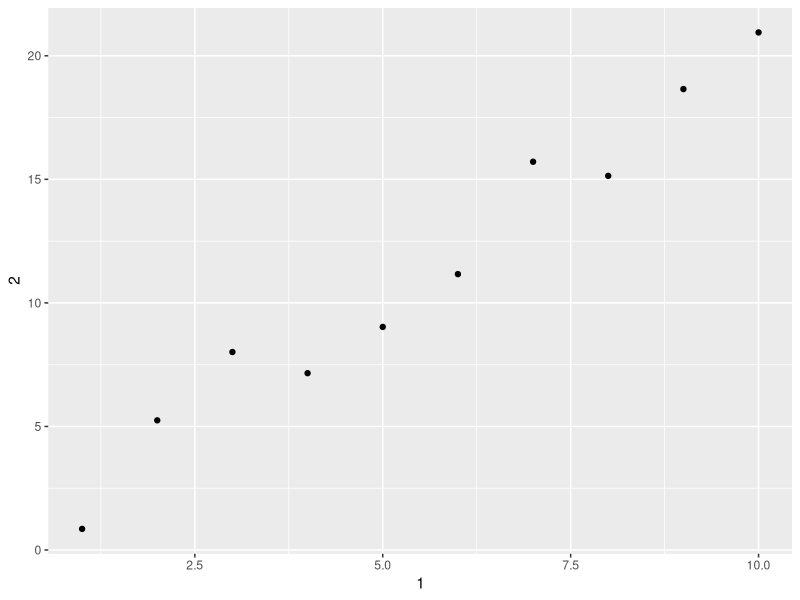

This figure's R source: (Note: this script raises an error after producing the figure.)
## ---- chunk 1
knitr::opts_chunk$set(echo = TRUE)
library(tidyverse)
library(tibble)
annoying <- tibble(
  `1` = 1:10,
  `2` = `1` * 2 + rnorm(length(`1`))
)
annoying$`1`
## ---- chunk 2
knitr::opts_chunk$set(echo = TRUE)
ggplot(annoying,aes(x=`1`,y=`2`)) + geom_point()

annoying<-annoying %>% mutate(`3`=`2`/`1`)
annoying

annoying<-annoying%>%rename(one=`1`,two=`2`,three=`3`)
## ---- chunk 3
knitr::opts_chunk$set(echo = T)
tidyr::who
who1<-who %>% gather(new_sp_m014,newrel_f65,key="key",value="cases",na.rm=T)
who1
who2<-who1 %>% select(-iso2,-iso3)
who2
## ---- chunk 4
knitr::opts_chunk$set(echo = T)
gather(new_sp_m014:newrel_f65, na.rm = TRUE) %>% 
  mutate(code = stringr::str_replace(code, "newrel", "new_rel")) %>%
  separate(code, c("new", "var", "sexage")) %>% 
  select(-new, -iso2, -iso3) %>% 
  separate(sexage, c("sex", "age"), sep = 1)





